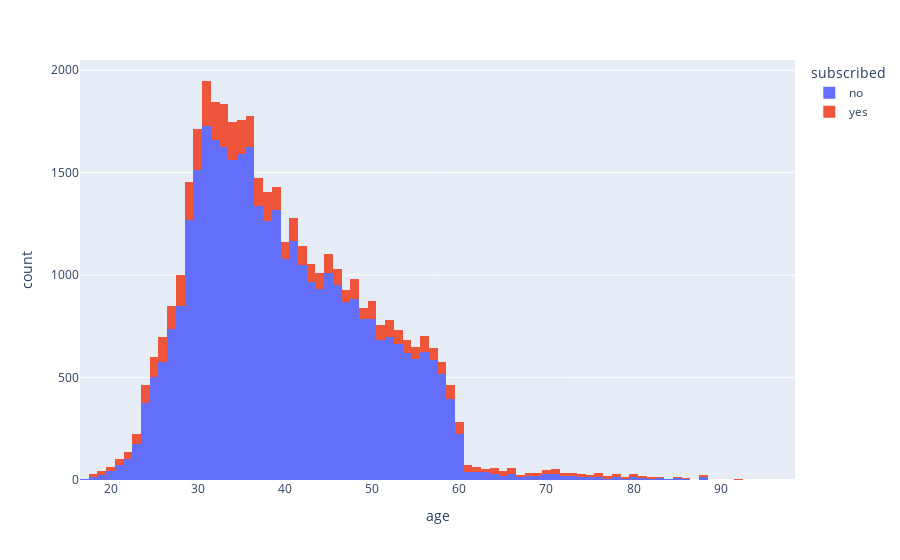

Notebook code for this chart:
### Code cell
px.histogram(df,x='age',color = "subscribed")

### Figure 1 — Plotly figure (JSON) as saved in the notebook; plotly's stock layout.template omitted (floating-point values rounded to 4 significant figures; data arrays with more than 128 entries replaced by an {"elided": "..."} marker saying what was removed)
{"data": [{"alignmentgroup": "True", "bingroup": "x", "hovertemplate": "subscribed=no<br>age=%{x}<br>count=%{y}<extra></extra>", "legendgroup": "no", "marker": {"color": "#636efa", "pattern": {"shape": ""}}, "name": "no", "offsetgroup": "no", "orientation": "v", "showlegend": true, "type": "histogram", "x": {"elided": "36534 int values"}, "xaxis": "x", "yaxis": "y"}, {"alignmentgroup": "True", "bingroup": "x", "hovertemplate": "subscribed=yes<br>age=%{x}<br>count=%{y}<extra></extra>", "legendgroup": "yes", "marker": {"color": "#EF553B", "pattern": {"shape": ""}}, "name": "yes", "offsetgroup": "yes", "orientation": "v", "showlegend": true, "type": "histogram", "x": {"elided": "4638 int values"}, "xaxis": "x", "yaxis": "y"}], "layout": {"barmode": "relative", "legend": {"title": {"text": "subscribed"}, "tracegroupgap": 0}, "margin": {"t": 60}, "xaxis": {"anchor": "y", "domain": [0, 1], "title": {"text": "age"}}, "yaxis": {"anchor": "x", "domain": [0, 1], "title": {"text": "count"}}}}
